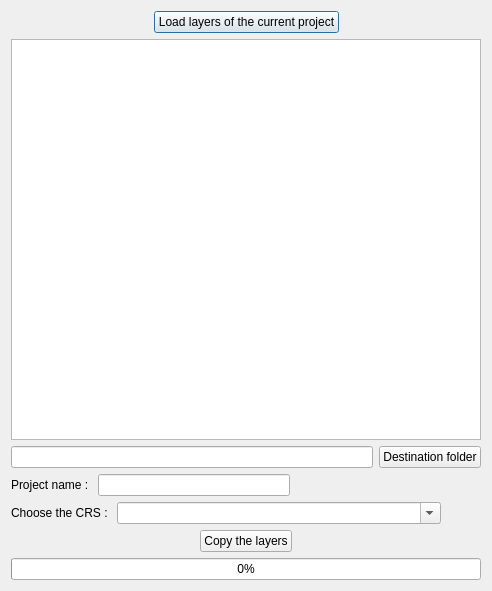
<?xml version="1.0" encoding="UTF-8"?>
<ui version="4.0">
 <class>QPackageDialogBase</class>
 <widget class="QDialog" name="QPackageDialogBase">
  <property name="geometry">
   <rect>
    <x>0</x>
    <y>0</y>
    <width>492</width>
    <height>591</height>
   </rect>
  </property>
  <property name="windowTitle">
   <string>QPackage</string>
  </property>
  <layout class="QVBoxLayout" name="verticalLayout_2">
   <item>
    <layout class="QVBoxLayout" name="verticalLayout">
     <item>
      <layout class="QHBoxLayout" name="horizontalLayout_3">
       <item>
        <spacer name="horizontalSpacer_2">
         <property name="orientation">
          <enum>Qt::Horizontal</enum>
         </property>
         <property name="sizeHint" stdset="0">
          <size>
           <width>40</width>
           <height>20</height>
          </size>
         </property>
        </spacer>
       </item>
       <item>
        <widget class="QPushButton" name="_charger">
         <property name="text">
          <string>Load layers of the current project</string>
         </property>
        </widget>
       </item>
       <item>
        <spacer name="horizontalSpacer_3">
         <property name="orientation">
          <enum>Qt::Horizontal</enum>
         </property>
         <property name="sizeHint" stdset="0">
          <size>
           <width>40</width>
           <height>20</height>
          </size>
         </property>
        </spacer>
       </item>
      </layout>
     </item>
     <item>
      <widget class="QTableView" name="_tableau">
       <property name="editTriggers">
        <set>QAbstractItemView::AllEditTriggers</set>
       </property>
       <property name="alternatingRowColors">
        <bool>true</bool>
       </property>
       <property name="sortingEnabled">
        <bool>true</bool>
       </property>
       <attribute name="horizontalHeaderDefaultSectionSize">
        <number>1000</number>
       </attribute>
      </widget>
     </item>
     <item>
      <layout class="QHBoxLayout" name="horizontalLayout">
       <item>
        <widget class="QLineEdit" name="_repertoire"/>
       </item>
       <item>
        <widget class="QPushButton" name="_repertoire_boutton">
         <property name="text">
          <string>Destination folder</string>
         </property>
        </widget>
       </item>
      </layout>
     </item>
     <item>
      <layout class="QHBoxLayout" name="horizontalLayout_5">
       <item>
        <widget class="QLabel" name="label_2">
         <property name="sizePolicy">
          <sizepolicy hsizetype="Fixed" vsizetype="Preferred">
           <horstretch>0</horstretch>
           <verstretch>0</verstretch>
          </sizepolicy>
         </property>
         <property name="text">
          <string>Project name : </string>
         </property>
         <property name="alignment">
          <set>Qt::AlignLeading|Qt::AlignLeft|Qt::AlignVCenter</set>
         </property>
        </widget>
       </item>
       <item>
        <widget class="QLineEdit" name="_projectname">
         <property name="text">
          <string/>
         </property>
        </widget>
       </item>
       <item>
        <spacer name="horizontalSpacer_6">
         <property name="orientation">
          <enum>Qt::Horizontal</enum>
         </property>
         <property name="sizeHint" stdset="0">
          <size>
           <width>40</width>
           <height>20</height>
          </size>
         </property>
        </spacer>
       </item>
      </layout>
     </item>
     <item>
      <layout class="QHBoxLayout" name="horizontalLayout_2">
       <item>
        <widget class="QLabel" name="label">
         <property name="sizePolicy">
          <sizepolicy hsizetype="Fixed" vsizetype="Preferred">
           <horstretch>0</horstretch>
           <verstretch>0</verstretch>
          </sizepolicy>
         </property>
         <property name="text">
          <string>Choose the CRS : </string>
         </property>
         <property name="alignment">
          <set>Qt::AlignLeading|Qt::AlignLeft|Qt::AlignVCenter</set>
         </property>
        </widget>
       </item>
       <item>
        <widget class="QComboBox" name="_listeprojections">
         <property name="editable">
          <bool>true</bool>
         </property>
        </widget>
       </item>
       <item>
        <spacer name="horizontalSpacer">
         <property name="orientation">
          <enum>Qt::Horizontal</enum>
         </property>
         <property name="sizeType">
          <enum>QSizePolicy::Minimum</enum>
         </property>
         <property name="sizeHint" stdset="0">
          <size>
           <width>40</width>
           <height>20</height>
          </size>
         </property>
        </spacer>
       </item>
      </layout>
     </item>
     <item>
      <layout class="QHBoxLayout" name="horizontalLayout_4">
       <item>
        <spacer name="horizontalSpacer_4">
         <property name="orientation">
          <enum>Qt::Horizontal</enum>
         </property>
         <property name="sizeHint" stdset="0">
          <size>
           <width>40</width>
           <height>20</height>
          </size>
         </property>
        </spacer>
       </item>
       <item>
        <widget class="QPushButton" name="_copy">
         <property name="text">
          <string>Copy the layers</string>
         </property>
        </widget>
       </item>
       <item>
        <spacer name="horizontalSpacer_5">
         <property name="orientation">
          <enum>Qt::Horizontal</enum>
         </property>
         <property name="sizeHint" stdset="0">
          <size>
           <width>40</width>
           <height>20</height>
          </size>
         </property>
        </spacer>
       </item>
      </layout>
     </item>
     <item>
      <widget class="QProgressBar" name="_progression">
       <property name="value">
        <number>0</number>
       </property>
      </widget>
     </item>
    </layout>
   </item>
  </layout>
 </widget>
 <resources/>
 <connections>
  <connection>
   <sender>_repertoire_boutton</sender>
   <signal>clicked()</signal>
   <receiver>QPackageDialogBase</receiver>
   <slot>chercherRepertoire()</slot>
   <hints>
    <hint type="sourcelabel">
     <x>267</x>
     <y>221</y>
    </hint>
    <hint type="destinationlabel">
     <x>199</x>
     <y>149</y>
    </hint>
   </hints>
  </connection>
  <connection>
   <sender>_charger</sender>
   <signal>clicked()</signal>
   <receiver>QPackageDialogBase</receiver>
   <slot>chargerCouches()</slot>
   <hints>
    <hint type="sourcelabel">
     <x>100</x>
     <y>11</y>
    </hint>
    <hint type="destinationlabel">
     <x>271</x>
     <y>194</y>
    </hint>
   </hints>
  </connection>
  <connection>
   <sender>_copy</sender>
   <signal>clicked()</signal>
   <receiver>QPackageDialogBase</receiver>
   <slot>copierCouches()</slot>
   <hints>
    <hint type="sourcelabel">
     <x>275</x>
     <y>341</y>
    </hint>
    <hint type="destinationlabel">
     <x>271</x>
     <y>194</y>
    </hint>
   </hints>
  </connection>
 </connections>
 <slots>
  <slot>chercherRepertoire()</slot>
  <slot>chargerCouches()</slot>
  <slot>copierCouches()</slot>
 </slots>
</ui>
